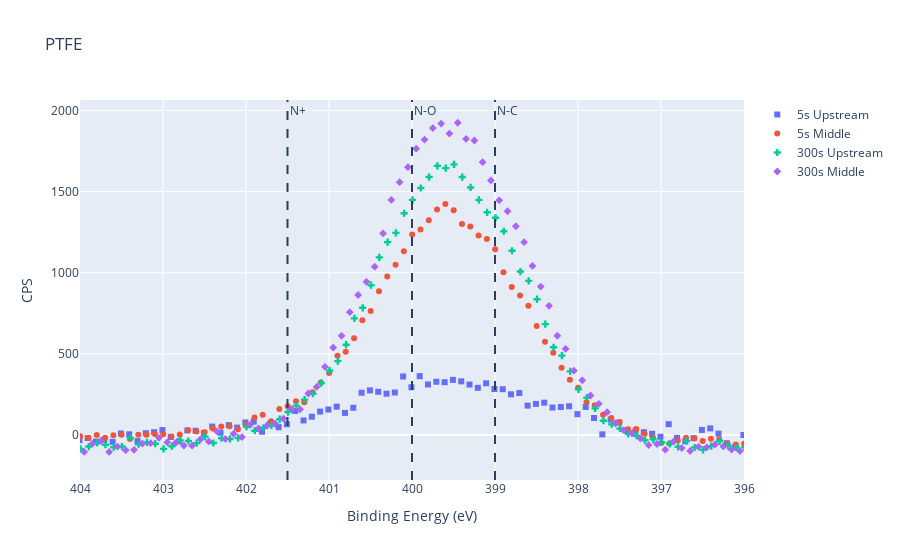

Notebook code cell kept with this figure:
### Markdown cell above
## PTFE

### Code cell
FolderTR="C:/Users/quadrell/OneDrive - Lancaster University/PhD Project/Data/XPS/0003_020321_AQ"
FileXPS="N1sPTFE" #Name of the file with XPS Data produced by CasaXPS Sav TAB Ascii
DataPerSpectrum=209 #number of rows of each spectrum including the headers
HeaderColumns=8 #number of columns comprising the headers
NumericDataPerSpectrum=DataPerSpectrum-HeaderColumns #number of rows with the numeric data

#Read the XPS data and assign them to a pandas dataframe
XPSPTFE=ReadXPSData(FolderTR, FileXPS, DataPerSpectrum, HeaderColumns)

#number of spectra composing the dataset
NumberOfSpectra=(XPSPTFE.shape[0]//NumericDataPerSpectrum)

x_len=XPSPTFE.shape[0]//NumberOfSpectra

XPSPTFE=RemoveLinearBackgorund(XPSPTFE, Points=50, NumberOfSpectra=NumberOfSpectra)


fig = go.Figure()


for i in range (0, NumberOfSpectra):
    fig.add_trace(go.Scatter(mode='markers', marker_symbol=symbol[i], x=XPSPTFE["Binding Energy"].values.reshape(NumberOfSpectra,x_len)[i], y=XPSPTFE["CPS"].values.reshape(NumberOfSpectra,x_len)[i], name=names[i]))
    
fig.add_vline(x=399, line_dash="dash", annotation_text="N-C")
fig.add_vline(x=400, line_dash="dash",annotation_text="N-O")
fig.add_vline(x=401.5, line_dash="dash", annotation_text="N+")

fig.update_layout(title="PTFE", xaxis_title='Binding Energy (eV)', yaxis_title='CPS',xaxis_range=(404,396))
    
fig.write_html(FolderTR+"/"+"PTFE"+".html")
fig.write_image(FolderTR+"/"+"PTFE"+".svg")

fig.show()

### Figure 1 — Plotly figure (JSON) as saved in the notebook; plotly's stock layout.template omitted (floating-point values rounded to 4 significant figures; data arrays with more than 128 entries replaced by an {"elided": "..."} marker saying what was removed)
{"data": [{"marker": {"symbol": "square"}, "mode": "markers", "name": "5s Upstream", "type": "scatter", "x": {"elided": "201 float values"}, "y": {"elided": "201 float values"}}, {"marker": {"symbol": "circle"}, "mode": "markers", "name": "5s Middle", "type": "scatter", "x": {"elided": "201 float values"}, "y": {"elided": "201 float values"}}, {"marker": {"symbol": "cross"}, "mode": "markers", "name": "300s Upstream", "type": "scatter", "x": {"elided": "201 float values"}, "y": {"elided": "201 float values"}}, {"marker": {"symbol": "diamond"}, "mode": "markers", "name": "300s Middle", "type": "scatter", "x": {"elided": "201 float values"}, "y": {"elided": "201 float values"}}], "layout": {"annotations": [{"showarrow": false, "text": "N-C", "x": 399, "xanchor": "left", "xref": "x", "y": 1, "yanchor": "top", "yref": "y domain"}, {"showarrow": false, "text": "N-O", "x": 400, "xanchor": "left", "xref": "x", "y": 1, "yanchor": "top", "yref": "y domain"}, {"showarrow": false, "text": "N+", "x": 401.5, "xanchor": "left", "xref": "x", "y": 1, "yanchor": "top", "yref": "y domain"}], "shapes": [{"line": {"dash": "dash"}, "type": "line", "x0": 399, "x1": 399, "xref": "x", "y0": 0, "y1": 1, "yref": "y domain"}, {"line": {"dash": "dash"}, "type": "line", "x0": 400, "x1": 400, "xref": "x", "y0": 0, "y1": 1, "yref": "y domain"}, {"line": {"dash": "dash"}, "type": "line", "x0": 401.5, "x1": 401.5, "xref": "x", "y0": 0, "y1": 1, "yref": "y domain"}], "title": {"text": "PTFE"}, "xaxis": {"range": [404, 396], "title": {"text": "Binding Energy (eV)"}}, "yaxis": {"title": {"text": "CPS"}}}}
